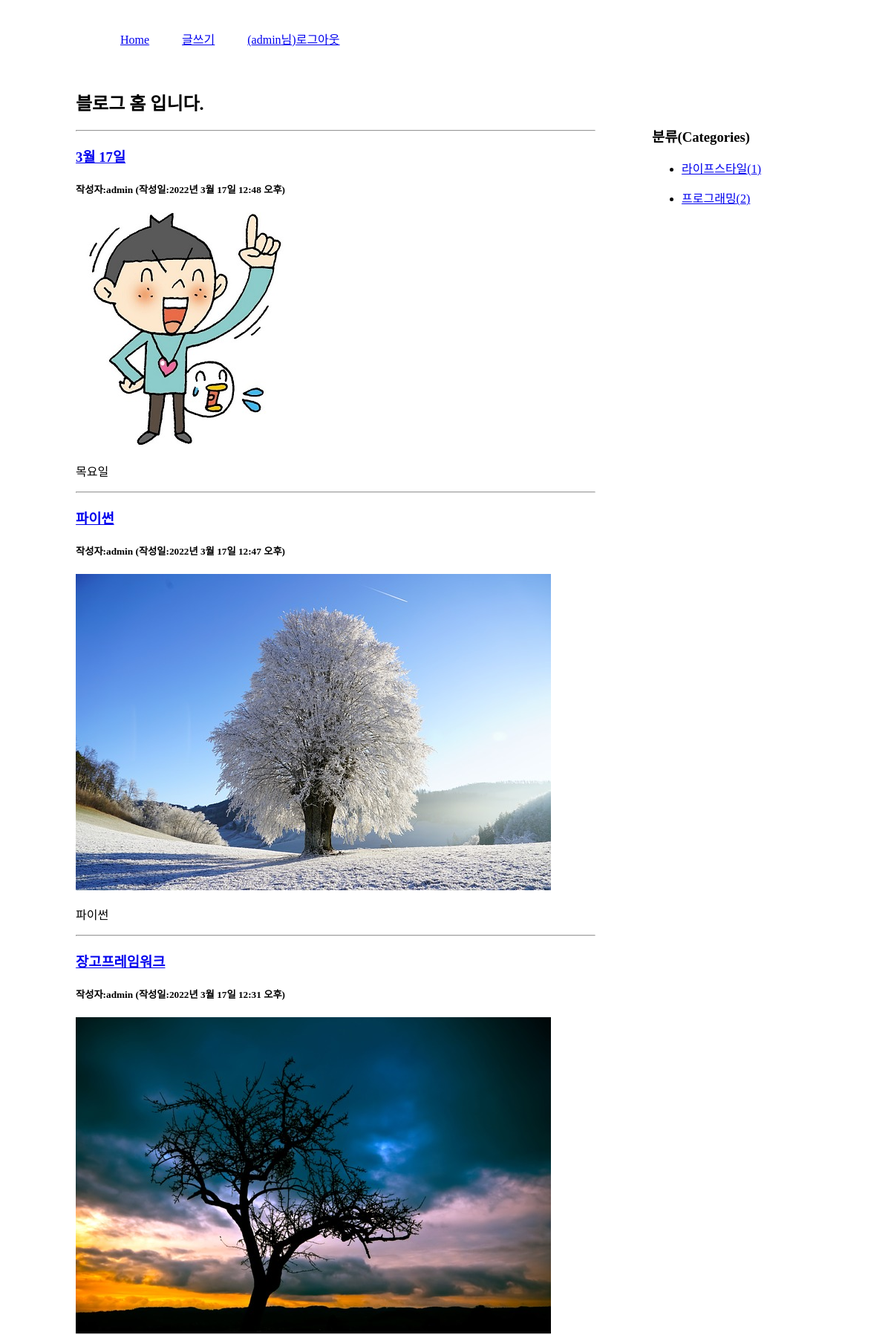
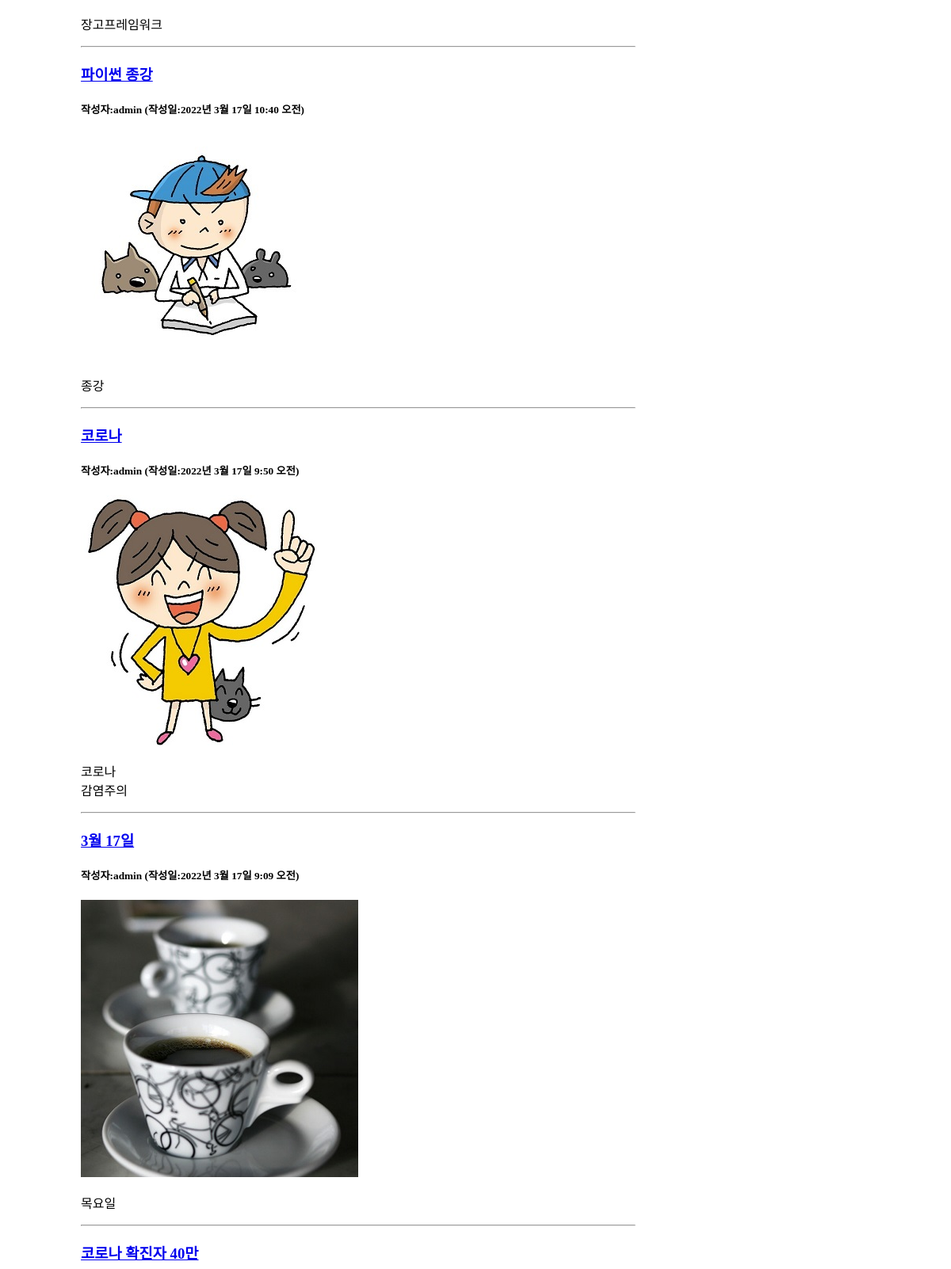
The app's page / (signed in, upper part) with its own data (2 pictures, top to bottom).
### blog/models.py (models this page shows, shortened)
class Post(models.Model):
    title = models.CharField(max_length=100)
    content = models.TextField()
    pub_date = models.DateTimeField()
    modify_date = models.DateTimeField(null=True, blank=True)
    photo = models.ImageField(upload_to='blog/images/%Y/%m/%d/', null=True, blank=True)
    author = models.ForeignKey(User, on_delete=models.CASCADE)
    category = models.ForeignKey(Category, null=True, blank=True, on_delete=models.SET_NULL)

class Category(models.Model):
    name = models.CharField(max_length=50, unique=True)  # 카테고리 이름
    slug = models.SlugField(max_length=200, unique=True, allow_unicode=True)  # 한글 인코딩
    def __str__(self):
        return self.name
    def get_absolute_url(self):
        return '/blog/category/{}'.format(self.slug)
    class Meta:
        verbose_name_plural = "Categories"

### blog/views.py (the view)
# urls.py: path('', views.index, name='index'),  # 127.0.0.1:8000/blog/
def index(request):
    post_list = Post.objects.order_by('-pk')  # ='-pub_date' : 최근 작성일 내림차순
    categories = Category.objects.all()
    context = {'post_list': post_list, 'categories': categories}
    return render(request, 'blog/post_list.html', context)

### templates/blog/post_list.html (shortened to what this page needs)
<!DOCTYPE html>
{% load static %}
<html lang="ko">
<head>
    <link rel="stylesheet" href="{% static 'blog/css/style.css' %}">
</head>
<body>
    <div id="container">
        {% include 'navbar.html' %}
        <section id="list">
            <h1>블로그 홈 입니다.</h1>
            {% if post_list %}
                {% for post in post_list %}
                <hr>
                <h3><a href="{% url 'blog:detail' post.id %}">{{ post.title }}</a></h3>
                <h5>작성자:{{ post.author }} (작성일:{{ post.pub_date }})</h5>
                {% if post.photo %}
                <p><img src="{{ post.photo.url }}"></p>
                {% endif %}
                <p>{{ post.content | linebreaks }}</p>
                {% endfor %}
            {% else %}
            <p>포스트가 없습니다.</p>
            {% endif %}
        </section>
        <aside>
            <h3>분류(Categories)</h3>
            <div>
                {% for category in categories %}
                <ul>
                    <li>
                        <a href="{{ category.get_absolute_url }}">
                            {{ category }}({{ category.post_set.count }})
                        </a>
                    </li>
                </ul>
                {% endfor %}
            </div>
        </aside>
    </div>
</body>
</html>

### templates/navbar.html
<header>
    <nav>
        <ul>
            <li><a href="{% url 'blog:index' %}">Home</a></li>
            <li><a href="{% url 'blog:post_create' %}">글쓰기</a></li>
            {% if user.is_authenticated %}
            <li><a href="{% url 'common:logout' %}">({{ user.username }}님)로그아웃</a></li>
            {% else %}
            <li><a href="{% url 'common:login' %}">로그인</a></li>
            {% endif %}
        </ul>
    </nav>
</header>

### static/blog/css/style.css (style rules this page uses)
#container { width: 996px; margin: 20px auto; }
nav ul { list-style: none; }
nav ul li { display: inline-block; margin: 20px; }
#list, #detail { width: 700px; float: left; }
aside { width: 200px; float: right; margin: 50px 20px 0 0; }

### records on screen
Post: title "3월 17일", author "admin", pub_date "2022년 3월 17일 12:48 오후", photo (picture), content "목요일"
Post: title "파이썬", author "admin", pub_date "2022년 3월 17일 12:47 오후", photo (picture), content "파이썬"
Post: title "장고프레임워크", author "admin", pub_date "2022년 3월 17일 12:31 오후", photo (picture), content "장고프레임워크"
Post: title "파이썬 종강", author "admin", pub_date "2022년 3월 17일 10:40 오전", photo (picture), content "종강"
Post: title "코로나", author "admin", pub_date "2022년 3월 17일 9:50 오전", photo (picture), content "코로나 감염주의"
Post: title "3월 17일", author "admin", pub_date "2022년 3월 17일 9:09 오전", photo (picture), content "목요일"
Post: title "코로나 확진자 40만"
Category: name "라이프스타일", post_set.count "1"
Category: name "프로그래밍", post_set.count "2"

### other values on screen
{{ user.username }} "admin"
